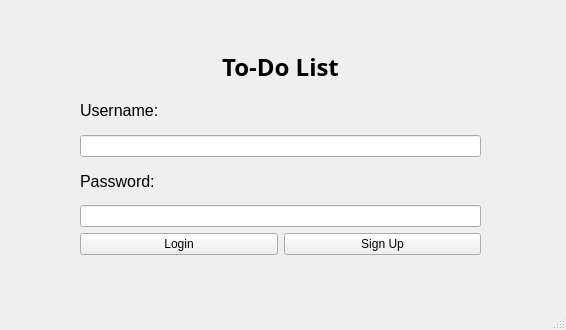
<?xml version="1.0" encoding="UTF-8"?>
<ui version="4.0">
 <class>login_window</class>
 <widget class="QMainWindow" name="login_window">
  <property name="geometry">
   <rect>
    <x>0</x>
    <y>0</y>
    <width>566</width>
    <height>330</height>
   </rect>
  </property>
  <property name="sizePolicy">
   <sizepolicy hsizetype="Fixed" vsizetype="Fixed">
    <horstretch>0</horstretch>
    <verstretch>0</verstretch>
   </sizepolicy>
  </property>
  <property name="windowTitle">
   <string>Form</string>
  </property>
  <widget class="QWidget" name="centralwidget">
   <widget class="QWidget" name="gridLayoutWidget">
    <property name="geometry">
     <rect>
      <x>80</x>
      <y>50</y>
      <width>401</width>
      <height>205</height>
     </rect>
    </property>
    <layout class="QGridLayout" name="login_layout">
     <item row="3" column="0" colspan="2">
      <widget class="QLabel" name="lbl_password">
       <property name="font">
        <font>
         <family>Arial</family>
         <pointsize>12</pointsize>
        </font>
       </property>
       <property name="text">
        <string>Password:</string>
       </property>
      </widget>
     </item>
     <item row="2" column="0" colspan="2">
      <widget class="QLineEdit" name="line_username">
       <property name="font">
        <font>
         <family>Arial</family>
        </font>
       </property>
      </widget>
     </item>
     <item row="5" column="0">
      <widget class="QPushButton" name="btn_login">
       <property name="text">
        <string>Login</string>
       </property>
      </widget>
     </item>
     <item row="5" column="1">
      <widget class="QPushButton" name="btn_signup">
       <property name="text">
        <string>Sign Up</string>
       </property>
      </widget>
     </item>
     <item row="1" column="0" colspan="2">
      <widget class="QLabel" name="lbl_username">
       <property name="font">
        <font>
         <family>Arial</family>
         <pointsize>12</pointsize>
        </font>
       </property>
       <property name="text">
        <string>Username:</string>
       </property>
      </widget>
     </item>
     <item row="4" column="0" colspan="2">
      <widget class="QLineEdit" name="line_password">
       <property name="inputMask">
        <string/>
       </property>
       <property name="text">
        <string/>
       </property>
       <property name="echoMode">
        <enum>QLineEdit::EchoMode::Password</enum>
       </property>
      </widget>
     </item>
     <item row="0" column="0" colspan="2">
      <widget class="QLabel" name="lbl_title">
       <property name="font">
        <font>
         <family>Arial Black</family>
         <pointsize>18</pointsize>
         <bold>true</bold>
        </font>
       </property>
       <property name="text">
        <string>To-Do List</string>
       </property>
       <property name="alignment">
        <set>Qt::AlignmentFlag::AlignHCenter|Qt::AlignmentFlag::AlignTop</set>
       </property>
      </widget>
     </item>
    </layout>
   </widget>
  </widget>
  <widget class="QStatusBar" name="statusbar"/>
 </widget>
 <resources/>
 <connections/>
</ui>
